Frame 1 (no input): blank canvas, image omitted
Frame 60 (the mouse pressed at the canvas centre just before this capture): blank canvas, image omitted
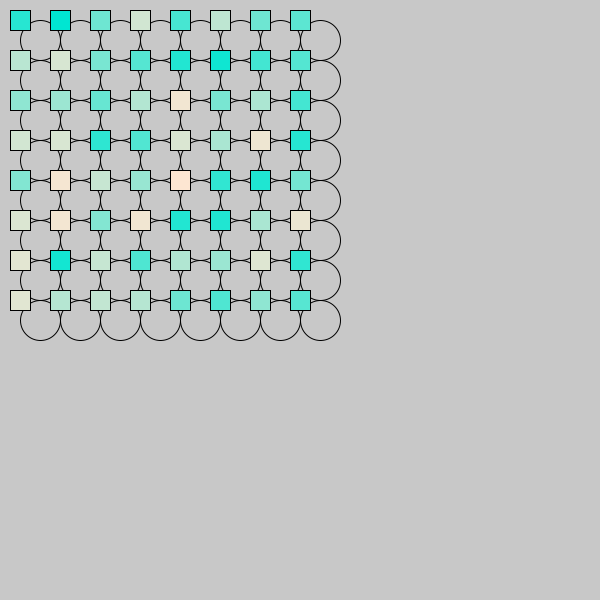
Frame 120 (the mouse held since frame 60 and released just before this capture)

The Processing sketch whose frames 1 and 60 were blank and that drew this single picture after the mouse press (run headless with seeded random() and noise(); from frame 60 on, the mouse is pressed at the canvas centre):

// Processing sketch: processing_147150
// ── processing_147150.pde

void setup() {
  size(600, 600);
  //background(255,255,255);
  println("program start");
  ellipseMode(CORNER);
  rectMode(CENTER);
  //random(value) range 
  println(random(255));
   noCursor();
}


/*void draw() {
 
 // for (int i = 10; i < 100; i = i+10) {
 //    ellipse(10, i, 5, 5);
 // }
 //}
 
 //integer name = value 
 int a = 0; //2, 10000 , -60000
 
 //float name = value 
 float f = 2; //2.523123, -2.5
 
 // boolean name = true/ flase
 boolean debug = false;
 
 //startin name = "my text"
 start txt = "creative coding";
 */

void draw() {

  background(200);

  /* 
   //operation
   println(a / f);
   
   
   for (int i = 0; i < 10; i = i+1) {
   ellipse(20+(i*40), 10, 5, 5);
   */
  // For is a Loop
  //For(declare, condetion, increment)
  /*int space = 10;
   
   for(int x = 0 ; x <= mouseX ; x = x + space ){
   line( x, 0, x, height);
   }
   for(int y = 0 ; y <= mouseY ; y = y + space){
   line( 0, y , width, y);
   }
   }
   */

  int space = 40;

  for (int x = 20 ; x <= mouseX ; x = x + space  ) {
    for (int y = 20 ; y <= mouseY ; y = y + space ) {
      ellipse( x, y, 40, 40);
      fill(random(255),230,210);
      rect( x, y, 20, 20);
      noFill();
    }
  }
}
